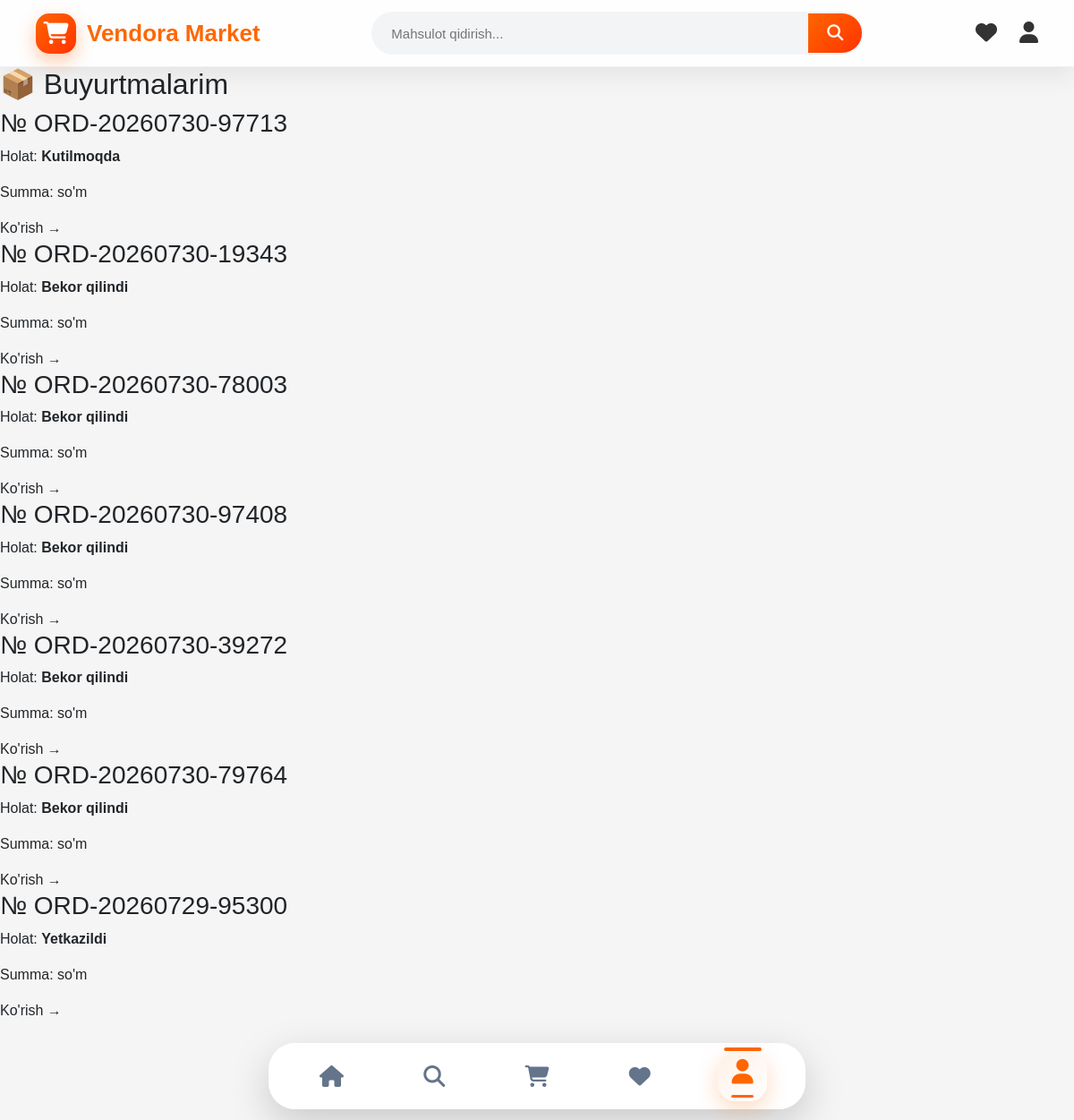
Screenshot of /profile/orders (signed in) with the database file from the repository.
### models/order.py (models this page shows, shortened)
class Order(db.Model):
    __tablename__ = "order"
    STATUS_NEW = "Kutilmoqda"
    STATUS_ACCEPTED = "Qabul qilindi"
    STATUS_PREPARING = "Tayyorlanmoqda"
    STATUS_SHIPPING = "Yetkazilmoqda"
    STATUS_DONE = "Yetkazildi"
    STATUS_CANCELLED = "Bekor qilindi"
    STATUSES = [
        STATUS_NEW,
        STATUS_ACCEPTED,
        STATUS_PREPARING,
        STATUS_SHIPPING,
        STATUS_DONE,
        STATUS_CANCELLED
    ]
    PAYMENT_PENDING = "To'lanmagan"
    PAYMENT_PAID = "To'langan"
    PAYMENT_REFUND = "Qaytarilgan"
    PAYMENT_STATUSES = [
        PAYMENT_PENDING,
        PAYMENT_PAID,
        PAYMENT_REFUND
    ]
    id = db.Column(
        db.Integer,
        primary_key=True
    )
    order_number = db.Column(
        db.String(50),
        unique=True,
        nullable=False,
        index=True
    )
    tracking_code = db.Column(
        db.String(100),
        unique=True
    )
    user_id = db.Column(
        db.Integer,
        db.ForeignKey("user.id"),
        nullable=False,
        index=True
    )
    subtotal = db.Column(
        db.Integer,
        default=0
    )
    delivery_price = db.Column(
        db.Integer,
        default=0
    )
    delivery_type = db.Column(
        db.String(50),
        default="standard"
    )
    discount = db.Column(
        db.Integer,
        default=0
    )
    total_price = db.Column(
        db.Integer,
        default=0
    )
    payment_method = db.Column(
        db.String(50),
        default="Naqd"
    )
    payment_status = db.Column(
        db.String(50),
        default=PAYMENT_PENDING
    )
    payment_check = db.Column(
        db.String(255),
        nullable=True
    )
    payment_verified = db.Column(
        db.Boolean,
        default=False
    )
    status = db.Column(
        db.String(50),
        default=STATUS_NEW,
        index=True
    )
    status_note = db.Column(
        db.Text
    )
    receiver_name = db.Column(
        db.String(100),
        nullable=False
    )
    phone = db.Column(
        db.String(30),
        nullable=False
    )
    country = db.Column(
        db.String(100),
        default="Uzbekistan"
    )
    region = db.Column(
        db.String(100)
    )
    city = db.Column(
        db.String(100)
    )
    district = db.Column(
        db.String(100)
    )
    street = db.Column(
        db.String(200)
    )
    house = db.Column(
        db.String(50)
    )
    apartment = db.Column(
        db.String(50)
    )
    address = db.Column(
        db.Text
    )
    comment = db.Column(
        db.Text
    )
    cancel_reason = db.Column(
        db.Text
    )
    created_at = db.Column(
        db.DateTime,
        default=datetime.utcnow,
        index=True
    )
    updated_at = db.Column(
        db.DateTime,
        default=datetime.utcnow,
        onupdate=datetime.utcnow
    )
    completed_at = db.Column(
        db.DateTime
    )
    user = db.relationship(
        "User",
        back_populates="orders"
    )
    items = db.relationship(
        "OrderItem",
        back_populates="order",
        cascade="all, delete-orphan",
        lazy="joined"
    )
    notifications = db.relationship(
        "Notification",
        back_populates="order",
        cascade="all, delete-orphan"
    )

### routes/profile.py (the view)
@profile.route("/orders")
def orders():
    if "user_id" not in session:
        return redirect(
            url_for("auth.login")
        )
    orders = Order.query.filter_by(
        user_id=session["user_id"]
    ).order_by(
        Order.created_at.desc()
    ).all()
    return render_template(
        "profile/orders.html",
        orders=orders
    )

### templates/profile/orders.html (shortened to what this page needs)
{% extends "layouts/base.html" %}
{% block content %}
<div class="profile-box">
<h2>
📦 Buyurtmalarim
</h2>
{% if orders %}
{% for order in orders %}
<div class="order-card">
<h3>
№ {{order.order_number}}
</h3>
<p>
Holat:
<b>
{{order.status}}
</b>
</p>
<p>
Summa:
{{order.total}} so'm
</p>
<a href="/order/detail/{{order.id}}">
Ko'rish →
</a>
</div>
{% endfor %}
{% else %}
<div class="empty">
Hali buyurtmalar yo'q 😔
</div>
{% endif %}
</div>
{% endblock %}

### static/css/main.css (style rules this page uses)
body { margin:0; padding-bottom:80px; background:#f5f5f5; font-family:Arial,sans-serif; }
a { text-decoration:none; color:inherit; }

### static/css/navbar.css (style rules this page uses)
* { box-sizing:border-box; }

### static/css/bottom_nav.css (style rules this page uses)
body { padding-bottom:110px; }

### static/css/mobile-buttom-nav.css (style rules this page uses)
body { padding-bottom:110px; }

### rows the page displays
Order: order_number "ORD-20260730-97713", status "Kutilmoqda"
Order: order_number "ORD-20260730-19343", status "Bekor qilindi"
Order: order_number "ORD-20260730-78003", status "Bekor qilindi"
Order: order_number "ORD-20260730-97408", status "Bekor qilindi"
Order: order_number "ORD-20260730-39272", status "Bekor qilindi"
Order: order_number "ORD-20260730-79764", status "Bekor qilindi"
Order: order_number "ORD-20260729-95300", status "Yetkazildi"
